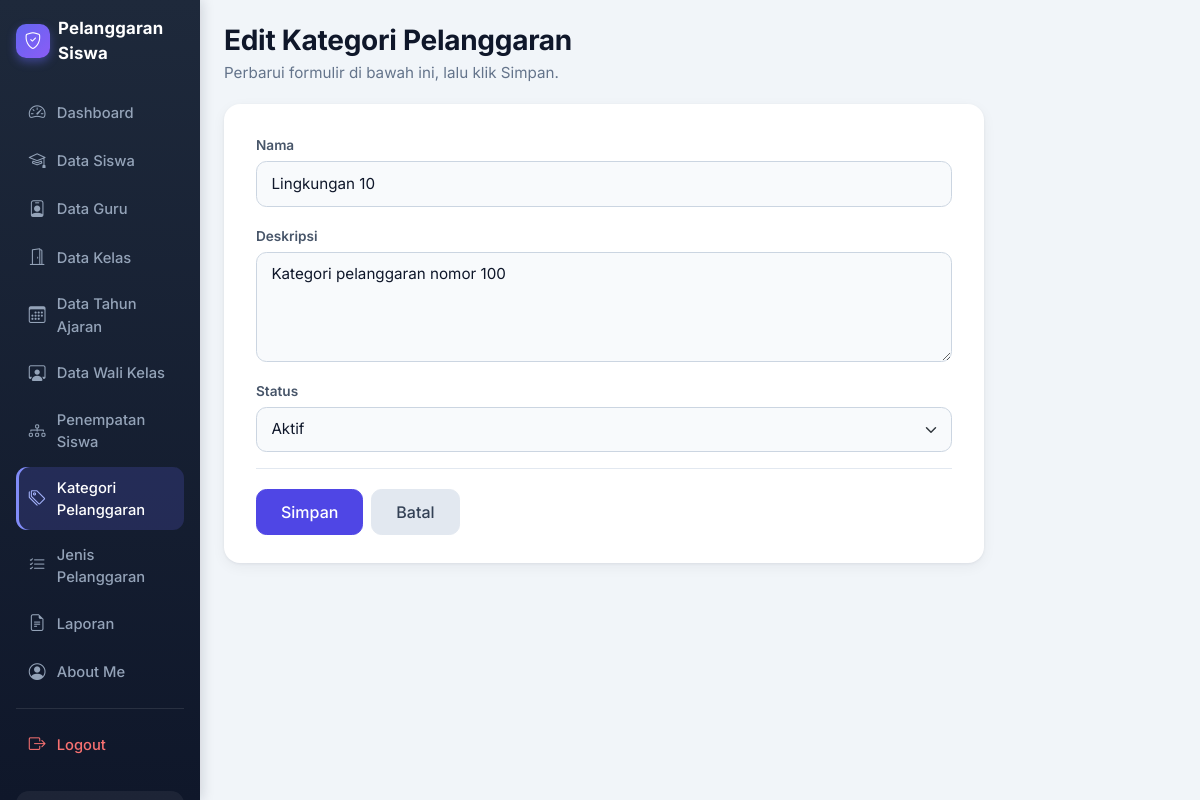
The page /edit_pelanggaran_kategori.php?id=100 (signed in) on the database its author committed.
### tables this page shows
CREATE TABLE `t_pelanggaran_kategori` (
  `id` int(11) NOT NULL,
  `nama` varchar(100) DEFAULT NULL,
  `deskripsi` text NOT NULL,
  `status_aktif` tinyint(1) NOT NULL,
  `created_at` timestamp NOT NULL DEFAULT current_timestamp(),
  `updated_at` timestamp NOT NULL DEFAULT current_timestamp()
);

### edit_pelanggaran_kategori.php (called while the page is built, shortened)
<?php
include "config/koneksi.php";
include "includes/helper.php";
$id = (int) ($_GET['id'] ?? 0);
$kategori = ambil_satu($koneksi, "SELECT * FROM t_pelanggaran_kategori WHERE id = ?", 'i', $id);
$v = [
    'nama'         => $kategori['nama'] ?? '',
    'deskripsi'    => $kategori['deskripsi'] ?? '',
    'status_aktif' => (int) $kategori['status_aktif'],
];
$label_tombol = 'Simpan';
include 'layout/tambah_atas.php';
include 'layout/form_pelanggaran_kategori.php';
include 'layout/tambah_bawah.php';

### layout/form_pelanggaran_kategori.php (the view, shortened to what this page needs)
<?php
$galat = $galat ?? [];
$label_tombol = $label_tombol ?? 'Simpan';
?>
<form method="POST">
    <div class="mb-3">
        <label for="nama" class="form-label">Nama</label>
        <input type="text" name="nama" id="nama" class="form-control<?= kelas_invalid($galat, 'nama'); ?>"
               value="<?= htmlspecialchars((string) $v['nama']); ?>" required>
    </div>
    <div class="mb-3">
        <label for="deskripsi" class="form-label">Deskripsi</label>
        <textarea name="deskripsi" id="deskripsi" rows="3" class="form-control"><?= htmlspecialchars((string) $v['deskripsi']); ?></textarea>
    </div>
    <div class="mb-3">
        <label for="status_aktif" class="form-label">Status</label>
        <?= html_status_select($v['status_aktif']); ?>
    </div>
    <div class="td-actions">
        <button type="submit" name="simpan" class="btn btn-primary"><?= htmlspecialchars($label_tombol); ?></button>
        <a href="kelola_pelanggaran_kategori.php" class="btn btn-secondary">Batal</a>
    </div>
</form>

### includes/helper.php (shortened to what this page needs)
<?php
function kelas_invalid(array $galat, $kolom)
{
    return isset($galat[$kolom]) ? ' is-invalid' : '';
}
function html_status_select($nilai, $nama = 'status_aktif', $invalid = false)
{
    $n = ((string) $nilai === '0') ? '0' : '1';
    return '<select name="' . $nama . '" id="' . $nama . '" class="form-select' . ($invalid ? ' is-invalid' : '') . '">'
         . '<option value="1"' . ($n === '1' ? ' selected' : '') . '>Aktif</option>'
         . '<option value="0"' . ($n === '0' ? ' selected' : '') . '>Tidak Aktif</option>'
         . '</select>';
}
function ambil_semua($koneksi, $sql, $tipe = '', ...$param)
{
    $stmt = mysqli_prepare($koneksi, $sql);
    if ($tipe !== '') { mysqli_stmt_bind_param($stmt, $tipe, ...$param); }
    mysqli_stmt_execute($stmt);
    $hasil = mysqli_stmt_get_result($stmt);
    $baris = [];
    while ($hasil && ($r = mysqli_fetch_assoc($hasil))) { $baris[] = $r; }
    return $baris;
}
function ambil_satu($koneksi, $sql, $tipe = '', ...$param)
{
    $semua = ambil_semua($koneksi, $sql, $tipe, ...$param);
    return $semua[0] ?? null;
}

### assets/css/tambah_data.css (style rules this page uses)
.td-card form { max-width: none !important; }
.td-card .form-control, .td-card .form-select { padding: .65rem .9rem; font-size: .95rem; color: #0f172a; background-color: #f8fafc; border: 1px solid #cbd5e1; border-radius: .65rem; transition: border-color .15s, box-shadow .15s, background-color .15s; }
.td-card .form-control::placeholder { color: #94a3b8; }
.td-card .form-select { padding-right: 2.5rem; }
.td-card .form-label { margin-bottom: .35rem; font-size: .85rem; font-weight: 600; color: #475569; }
.td-actions { display: flex; gap: .5rem; margin-top: .5rem; padding-top: 1.25rem; border-top: 1px solid #e2e8f0; }
.td-card .td-actions .btn { padding: .6rem 1.5rem; border-radius: .65rem; font-weight: 500; }
.td-card textarea.form-control { min-height: 110px; resize: vertical; }

### layout/sidebar.php (style rules this page uses)
:root { --bs-primary: #4f46e5; --bs-primary-rgb: 79, 70, 229; --bs-body-font-family: 'Inter', system-ui, -apple-system, 'Segoe UI', Roboto, sans-serif; --sb-dark: #0f172a; --sb-dark-2: #1e293b; }
body { background: #f1f5f9; color: #334155; font-family: var(--bs-body-font-family); }
main .btn { border-radius: .6rem; font-weight: 500; transition: all .15s ease; }
.btn-primary { --bs-btn-bg: #4f46e5; --bs-btn-border-color: #4f46e5; --bs-btn-hover-bg: #4338ca; --bs-btn-hover-border-color: #4338ca; --bs-btn-active-bg: #3730a3; --bs-btn-active-border-color: #3730a3; --bs-btn-disabled-bg: #4f46e5; --bs-btn-disabled-border-color: #4f46e5; --bs-btn-focus-shadow-rgb: 99, 102, 241; }
main .btn-secondary { --bs-btn-bg: #e2e8f0; --bs-btn-border-color: #e2e8f0; --bs-btn-color: #334155; --bs-btn-hover-bg: #cbd5e1; --bs-btn-hover-border-color: #cbd5e1; --bs-btn-hover-color: #0f172a; --bs-btn-active-bg: #cbd5e1; --bs-btn-active-border-color: #cbd5e1; --bs-btn-active-color: #0f172a; }
main .form-control, main .form-select { border-radius: .6rem; border-color: #cbd5e1; }
main .form-label { font-weight: 500; color: #475569; }

### rows shown on the page
t_pelanggaran_kategori: nama "Lingkungan 10", deskripsi "Kategori pelanggaran nomor 100", status_aktif "Aktif"

### other values the page prints
$item[0] "Dashboard"
$item[0] "Data Siswa"
$item[0] "Data Guru"
$item[0] "Data Kelas"
$item[0] "Data Tahun Ajaran"
$item[0] "Data Wali Kelas"
$item[0] "Penempatan Siswa"
$item[0] "Kategori Pelanggaran"
$item[0] "Jenis Pelanggaran"
$item[0] "Laporan"
$item[0] "About Me"
$judul "Edit Kategori Pelanggaran"
$deskripsi "Perbarui formulir di bawah ini, lalu klik Simpan."
$label_tombol "Simpan"
